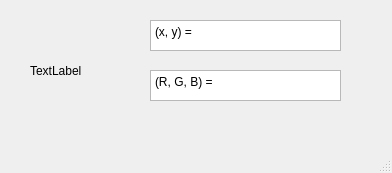
<?xml version="1.0" encoding="UTF-8"?>
<ui version="4.0">
 <class>MainWindow</class>
 <widget class="QMainWindow" name="MainWindow">
  <property name="geometry">
   <rect>
    <x>0</x>
    <y>0</y>
    <width>392</width>
    <height>173</height>
   </rect>
  </property>
  <property name="mouseTracking">
   <bool>false</bool>
  </property>
  <property name="windowTitle">
   <string>MainWindow</string>
  </property>
  <widget class="QWidget" name="centralwidget">
   <widget class="QLabel" name="label">
    <property name="geometry">
     <rect>
      <x>30</x>
      <y>30</y>
      <width>81</width>
      <height>81</height>
     </rect>
    </property>
    <property name="text">
     <string>TextLabel</string>
    </property>
   </widget>
   <widget class="QTextEdit" name="textEdit">
    <property name="geometry">
     <rect>
      <x>150</x>
      <y>20</y>
      <width>191</width>
      <height>31</height>
     </rect>
    </property>
    <property name="html">
     <string>&lt;!DOCTYPE HTML PUBLIC &quot;-//W3C//DTD HTML 4.0//EN&quot; &quot;http://www.w3.org/TR/REC-html40/strict.dtd&quot;&gt;
&lt;html&gt;&lt;head&gt;&lt;meta name=&quot;qrichtext&quot; content=&quot;1&quot; /&gt;&lt;style type=&quot;text/css&quot;&gt;
p, li { white-space: pre-wrap; }
&lt;/style&gt;&lt;/head&gt;&lt;body style=&quot; font-family:'PMingLiU'; font-size:9pt; font-weight:400; font-style:normal;&quot;&gt;
&lt;p style=&quot; margin-top:0px; margin-bottom:0px; margin-left:0px; margin-right:0px; -qt-block-indent:0; text-indent:0px;&quot;&gt;(x, y) = &lt;/p&gt;&lt;/body&gt;&lt;/html&gt;</string>
    </property>
   </widget>
   <widget class="QTextEdit" name="textEdit_2">
    <property name="geometry">
     <rect>
      <x>150</x>
      <y>70</y>
      <width>191</width>
      <height>31</height>
     </rect>
    </property>
    <property name="html">
     <string>&lt;!DOCTYPE HTML PUBLIC &quot;-//W3C//DTD HTML 4.0//EN&quot; &quot;http://www.w3.org/TR/REC-html40/strict.dtd&quot;&gt;
&lt;html&gt;&lt;head&gt;&lt;meta name=&quot;qrichtext&quot; content=&quot;1&quot; /&gt;&lt;style type=&quot;text/css&quot;&gt;
p, li { white-space: pre-wrap; }
&lt;/style&gt;&lt;/head&gt;&lt;body style=&quot; font-family:'PMingLiU'; font-size:9pt; font-weight:400; font-style:normal;&quot;&gt;
&lt;p style=&quot; margin-top:0px; margin-bottom:0px; margin-left:0px; margin-right:0px; -qt-block-indent:0; text-indent:0px;&quot;&gt;(R, G, B) = &lt;/p&gt;&lt;/body&gt;&lt;/html&gt;</string>
    </property>
   </widget>
  </widget>
  <widget class="QMenuBar" name="menubar">
   <property name="geometry">
    <rect>
     <x>0</x>
     <y>0</y>
     <width>392</width>
     <height>21</height>
    </rect>
   </property>
  </widget>
  <widget class="QStatusBar" name="statusbar"/>
 </widget>
 <resources/>
 <connections/>
</ui>
